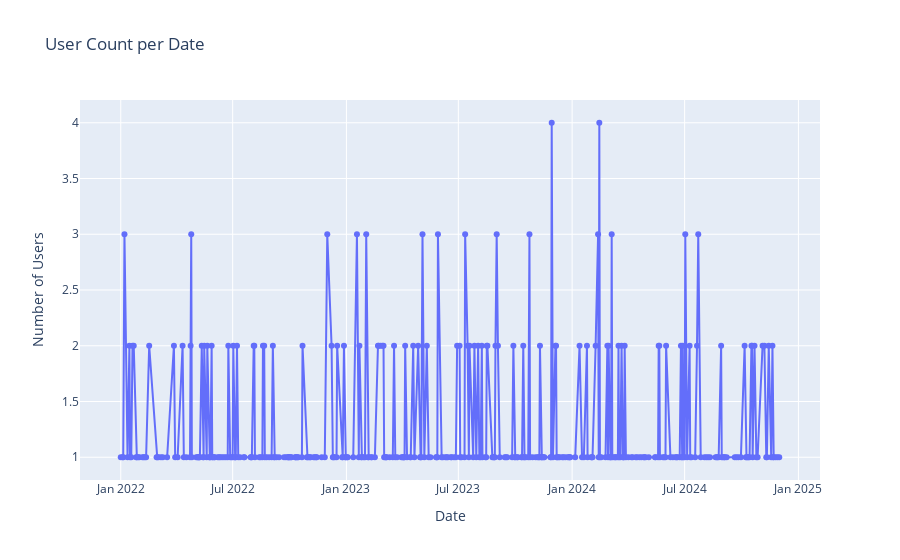

Write notebook code for a chart like this one.
### Code cell
import plotly.express as px

# Create a line plot
fig = px.line(user_counts, x='date', y='user_count', 
              title='User Count per Date',
              labels={'user_count': 'Number of Users', 'date': 'Date'},
              markers=True)

# Show the plot
fig.show()

### Figure 1 — Plotly figure (JSON) as saved in the notebook; plotly's stock layout.template omitted (floating-point values rounded to 4 significant figures; data arrays with more than 128 entries replaced by an {"elided": "..."} marker saying what was removed)
{"data": [{"hovertemplate": "Date=%{x}<br>Number of Users=%{y}<extra></extra>", "legendgroup": "", "line": {"color": "#636efa", "dash": "solid"}, "marker": {"symbol": "circle"}, "mode": "lines+markers", "name": "", "orientation": "v", "showlegend": false, "type": "scatter", "x": {"elided": "392 str values"}, "xaxis": "x", "y": {"elided": "392 int values"}, "yaxis": "y"}], "layout": {"legend": {"tracegroupgap": 0}, "title": {"text": "User Count per Date"}, "xaxis": {"anchor": "y", "domain": [0, 1], "title": {"text": "Date"}}, "yaxis": {"anchor": "x", "domain": [0, 1], "title": {"text": "Number of Users"}}}}
